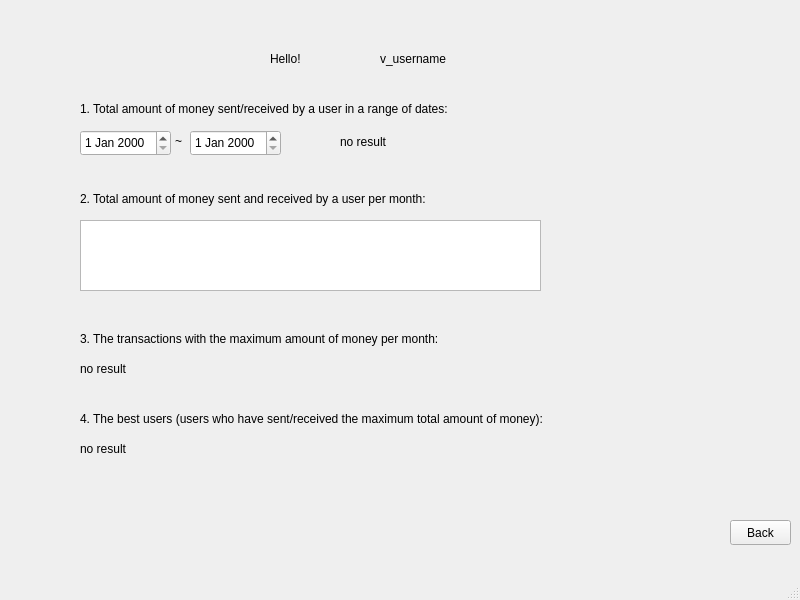
<?xml version="1.0" encoding="UTF-8"?>
<ui version="4.0">
 <class>StatementWindow</class>
 <widget class="QMainWindow" name="StatementWindow">
  <property name="geometry">
   <rect>
    <x>0</x>
    <y>0</y>
    <width>800</width>
    <height>600</height>
   </rect>
  </property>
  <property name="windowTitle">
   <string>MainWindow</string>
  </property>
  <widget class="QWidget" name="centralwidget">
   <widget class="QLabel" name="helloLabel">
    <property name="geometry">
     <rect>
      <x>270</x>
      <y>50</y>
      <width>67</width>
      <height>17</height>
     </rect>
    </property>
    <property name="text">
     <string>Hello!</string>
    </property>
   </widget>
   <widget class="QLabel" name="usernameLabel">
    <property name="geometry">
     <rect>
      <x>380</x>
      <y>50</y>
      <width>91</width>
      <height>17</height>
     </rect>
    </property>
    <property name="text">
     <string>v_username</string>
    </property>
   </widget>
   <widget class="QLabel" name="label_3">
    <property name="geometry">
     <rect>
      <x>80</x>
      <y>100</y>
      <width>521</width>
      <height>17</height>
     </rect>
    </property>
    <property name="text">
     <string>1. Total amount of money sent/received by a user in a range of dates:</string>
    </property>
   </widget>
   <widget class="QDateEdit" name="startDate">
    <property name="geometry">
     <rect>
      <x>80</x>
      <y>130</y>
      <width>91</width>
      <height>26</height>
     </rect>
    </property>
   </widget>
   <widget class="QDateEdit" name="endDate">
    <property name="geometry">
     <rect>
      <x>190</x>
      <y>130</y>
      <width>91</width>
      <height>26</height>
     </rect>
    </property>
   </widget>
   <widget class="QLabel" name="label_4">
    <property name="geometry">
     <rect>
      <x>175</x>
      <y>132</y>
      <width>15</width>
      <height>17</height>
     </rect>
    </property>
    <property name="text">
     <string>~</string>
    </property>
   </widget>
   <widget class="QLabel" name="answer1">
    <property name="geometry">
     <rect>
      <x>340</x>
      <y>133</y>
      <width>331</width>
      <height>17</height>
     </rect>
    </property>
    <property name="text">
     <string>no result</string>
    </property>
   </widget>
   <widget class="QLabel" name="label_6">
    <property name="geometry">
     <rect>
      <x>80</x>
      <y>190</y>
      <width>521</width>
      <height>17</height>
     </rect>
    </property>
    <property name="text">
     <string>2. Total amount of money sent and received by a user per month:</string>
    </property>
   </widget>
   <widget class="QListWidget" name="answer2List">
    <property name="geometry">
     <rect>
      <x>80</x>
      <y>220</y>
      <width>461</width>
      <height>71</height>
     </rect>
    </property>
   </widget>
   <widget class="QLabel" name="label_7">
    <property name="geometry">
     <rect>
      <x>80</x>
      <y>330</y>
      <width>521</width>
      <height>17</height>
     </rect>
    </property>
    <property name="text">
     <string>3. The transactions with the maximum amount of money per month:</string>
    </property>
   </widget>
   <widget class="QLabel" name="answer3">
    <property name="geometry">
     <rect>
      <x>80</x>
      <y>360</y>
      <width>521</width>
      <height>17</height>
     </rect>
    </property>
    <property name="text">
     <string>no result</string>
    </property>
   </widget>
   <widget class="QLabel" name="label_9">
    <property name="geometry">
     <rect>
      <x>80</x>
      <y>410</y>
      <width>601</width>
      <height>17</height>
     </rect>
    </property>
    <property name="text">
     <string>4. The best users (users who have sent/received the maximum total amount of money):</string>
    </property>
   </widget>
   <widget class="QLabel" name="answer4">
    <property name="geometry">
     <rect>
      <x>80</x>
      <y>440</y>
      <width>521</width>
      <height>17</height>
     </rect>
    </property>
    <property name="text">
     <string>no result</string>
    </property>
   </widget>
   <widget class="QPushButton" name="backButton">
    <property name="geometry">
     <rect>
      <x>730</x>
      <y>520</y>
      <width>61</width>
      <height>25</height>
     </rect>
    </property>
    <property name="text">
     <string>Back</string>
    </property>
   </widget>
  </widget>
  <widget class="QMenuBar" name="menubar">
   <property name="geometry">
    <rect>
     <x>0</x>
     <y>0</y>
     <width>800</width>
     <height>28</height>
    </rect>
   </property>
  </widget>
  <widget class="QStatusBar" name="statusbar"/>
 </widget>
 <resources/>
 <connections/>
</ui>
